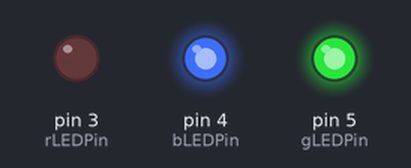
Bench run of a sketch on a simulated Arduino Uno, built with avr-gcc and run on an emulated ATmega328P. Shown: output pins drawn as LEDs (lit = HIGH).

Above: at 0.2 s.
At 1.2 s:
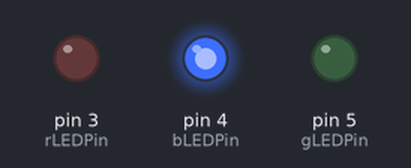
At 2.2 s:
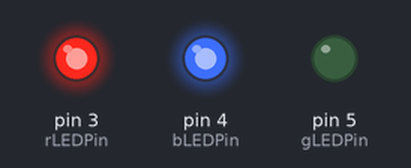
At 4.2 s:
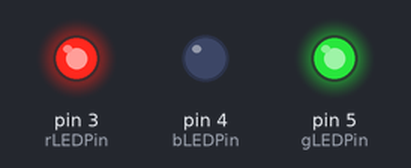
At 6.2 s:
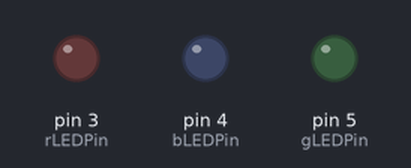
At 8.7 s:
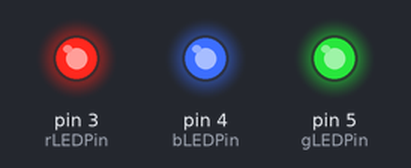
Timing chart, 0 to 9.1 s (numbered marks = the images above):
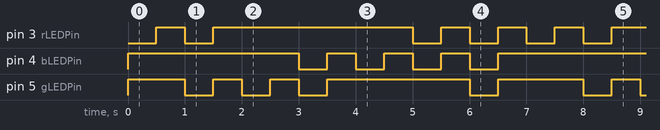

The sketch:

Blink.ino
```cpp
const int rLEDPin=3;
const int bLEDPin=4;
const int gLEDPin=5;
void setup() {
  pinMode(3, OUTPUT);
  pinMode(4, OUTPUT);
  pinMode(5, OUTPUT);
}
void loop() {
  digitalWrite(rLEDPin, LOW);
  digitalWrite(bLEDPin, HIGH);
  digitalWrite(gLEDPin, HIGH);
  delay(500);
  digitalWrite(rLEDPin, HIGH);
  digitalWrite(bLEDPin, HIGH);
  digitalWrite(gLEDPin, HIGH);
  delay(500);
  digitalWrite(rLEDPin, LOW);
  digitalWrite(bLEDPin, HIGH);
  digitalWrite(gLEDPin, LOW);
  delay(500);
  digitalWrite(rLEDPin, HIGH);
  digitalWrite(bLEDPin, HIGH);
  digitalWrite(gLEDPin, HIGH);
  delay(500);
  digitalWrite(rLEDPin, HIGH);
  digitalWrite(bLEDPin, HIGH);
  digitalWrite(gLEDPin, LOW);
  delay(500);
  digitalWrite(rLEDPin, HIGH);
  digitalWrite(bLEDPin, HIGH);
  digitalWrite(gLEDPin, HIGH);
  delay(500);
  digitalWrite(rLEDPin, HIGH);
  digitalWrite(bLEDPin, LOW);
  digitalWrite(gLEDPin, LOW);
  delay(500);
  digitalWrite(rLEDPin, HIGH);
  digitalWrite(bLEDPin, HIGH);
  digitalWrite(gLEDPin, HIGH);
  delay(500);
  digitalWrite(rLEDPin, HIGH);
  digitalWrite(bLEDPin, LOW);
  digitalWrite(gLEDPin, HIGH);
  delay(500);
  digitalWrite(rLEDPin, HIGH);
  digitalWrite(bLEDPin, HIGH);
  digitalWrite(gLEDPin, HIGH);
  delay(500);
  digitalWrite(rLEDPin, LOW);
  digitalWrite(bLEDPin, LOW);
  digitalWrite(gLEDPin, HIGH);
  delay(500);
  digitalWrite(rLEDPin, HIGH);
  digitalWrite(bLEDPin, HIGH);
  digitalWrite(gLEDPin, HIGH);
  delay(500);
  digitalWrite(rLEDPin, LOW);
  digitalWrite(bLEDPin, LOW);
  digitalWrite(gLEDPin, LOW);
  delay(500);
  digitalWrite(rLEDPin, HIGH);
  digitalWrite(bLEDPin, HIGH);
  digitalWrite(gLEDPin, HIGH);
  delay(500);
}
```

Measured:
- by itself, pin 3 (rLEDPin): repeats every 7.0 s: LOW 0.50 s, HIGH 3.5 s, 3 × (LOW 0.50 s, HIGH 0.50 s)
- by itself, pin 4 (bLEDPin): repeats every 7.0 s: 3 × (LOW 0.50 s, HIGH 0.50 s), LOW 0.50 s, HIGH 3.5 s
- by itself, pin 5 (gLEDPin): repeats every 7.0 s: 2 × (LOW 0.50 s, HIGH 0.50 s), LOW 0.50 s, HIGH 2.5 s, LOW 0.50 s, HIGH 1.5 s
